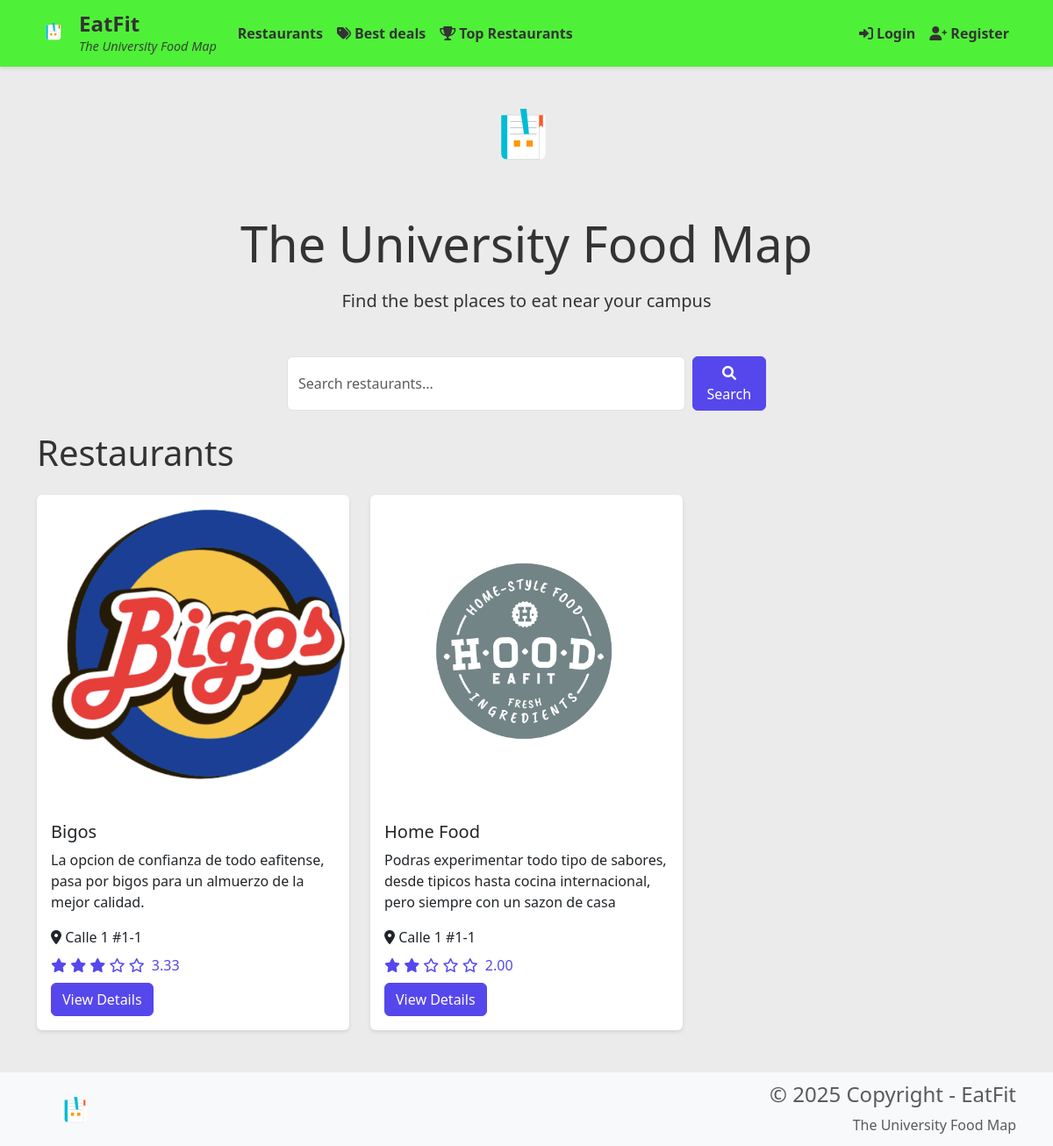
The page / on the database its author committed.
### restaurants/models.py (models this page shows, shortened)
class Restaurant(models.Model):
    name = models.CharField(max_length=100)
    location = models.CharField(max_length=100)
    description = models.TextField()
    address = models.CharField(max_length=200)
    image = models.ImageField(upload_to='restaurants/', null=True, blank=True)
    phone = models.CharField(max_length=20, blank=True)
    email = models.EmailField(blank=True)
    opening_hours = models.TextField(blank=True)
    created_at = models.DateTimeField(default=timezone.now)
    class Meta:
        ordering = ['-created_at']

### restaurants/views.py (the view)
# urls.py: path('', views.restaurant_list, name='restaurant_list'),
def restaurant_list(request):
    query = request.GET.get('q', '')
    if query:
        restaurants = Restaurant.objects.filter(name__icontains=query)
    else:
        restaurants = Restaurant.objects.all()
    restaurants = restaurants.annotate(
        avg_rating=Coalesce(Avg('ratings__rating', output_field=FloatField()), 0.0)
    )
    return render(request, 'restaurants/restaurant_list.html', {
        'restaurants': restaurants,
        'query': query
    })

### restaurants/templates/restaurants/restaurant_list.html (shortened to what this page needs)
{% extends 'base.html' %}
{% load static %}
{% block content %}
<div class="container mt-4">
    <div class="text-center mb-5">
        <img src="{% static 'images/logo.svg' %}" alt="EatFit Logo" class="hero-logo mb-4">
        <h1 class="display-4 mb-3">The University Food Map</h1>
        <p class="lead">Find the best places to eat near your campus</p>
    </div>
    <div class="row mb-4">
        <div class="col-md-6 mx-auto">
            <form method="get" class="d-flex">
                <input type="text" name="q" class="form-control me-2" placeholder="Search restaurants..." value="{{ query }}">
                <button type="submit" class="btn btn-primary">
                    <i class="fas fa-search"></i> Search
                </button>
            </form>
        </div>
    </div>
    <h1 class="mb-4">Restaurants</h1>
    <div class="row">
        {% for restaurant in restaurants %}
            <div class="col-md-4 mb-4">
                <div class="card h-100">
                    {% if restaurant.image %}
                        <img src="{{ restaurant.image.url }}" alt="{{ restaurant.name }}" class="card-img-top">
                    {% else %}
                        <img src="{% static 'images/default-restaurant.jpg' %}" alt="{{ restaurant.name }}" class="card-img-top">
                    {% endif %}
                    <div class="card-body">
                        <h5 class="card-title">{{ restaurant.name }}</h5>
                        <p class="card-text">{{ restaurant.description|truncatewords:30 }}</p>
                        <div class="mb-2">
                            <i class="fas fa-map-marker-alt"></i> {{ restaurant.address }}
                        </div>
                        <div class="mb-2">
                            <span class="text-warning">
                                {% for i in "12345" %}
                                    {% if forloop.counter <= restaurant.avg_rating %}
                                        <i class="fas fa-star"></i>
                                    {% else %}
                                        <i class="far fa-star"></i>
                                    {% endif %}
                                {% endfor %}
                                <span class="ms-1">{{ restaurant.avg_rating|floatformat:2 }}</span>
                            </span>
                        </div>
                        <a href="{% url 'restaurants:restaurant_detail' restaurant.pk %}" class="btn btn-primary">View Details</a>
                    </div>
                </div>
            </div>
        {% endfor %}
    </div>
</div>
{% endblock %}

### static/css/style.css (style rules this page uses)
:root { --primary: #5647ED; --primary-hover: #4538d4; --accent: #4FF038; --accent-hover: #45d632; --neutral: #EBEBEB; --neutral-dark: #d4d4d4; --text-dark: #333333; --text-light: #ffffff; }
body { background-color: var(--neutral); color: var(--text-dark); }
.hero-logo { height: 120px; width: auto; margin-bottom: 2rem; animation: float 6s ease-in-out infinite; }
.card { background-color: white; border: none; box-shadow: 0 2px 4px rgba(0,0,0,0.1); transition: transform 0.2s; cursor: pointer; }
.btn-primary { background-color: var(--primary); border-color: var(--primary); color: var(--text-light); }
.text-warning { color: var(--primary) !important; }

### rows shown on the page
Restaurant: image (picture), name "Bigos", description "La opcion de confianza de todo eafitense, pasa por bigos para un almuerzo de la mejor calidad.", address "Calle 1 #1-1", avg_rating "3.33"
Restaurant: image (picture), name "Home Food", description "Podras experimentar todo tipo de sabores, desde tipicos hasta cocina internacional, pero siempre con un sazon de casa", address "Calle 1 #1-1", avg_rating "2.00"
